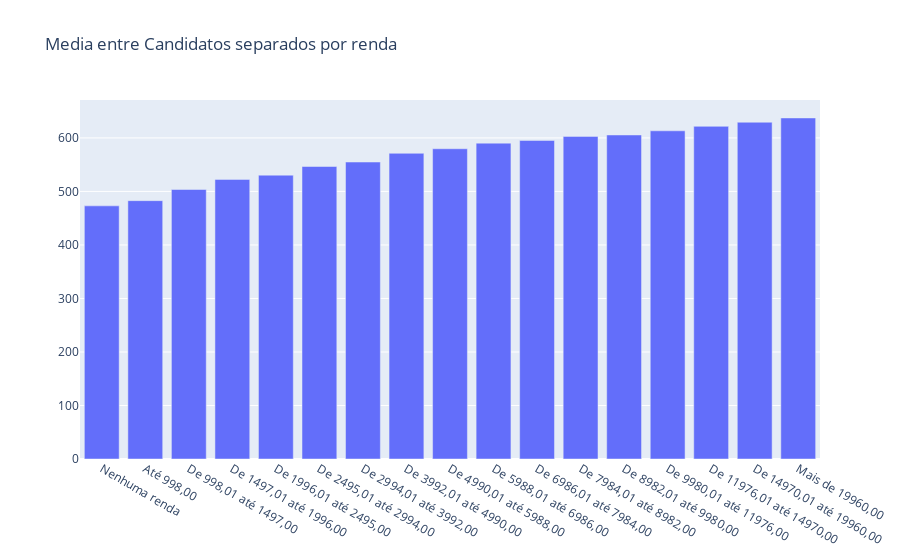

Source (notebook cell):
### Code cell
trace_renda = go.Bar(x = df_renda.index,
                    y = df_renda['Media'])
data_renda = [trace_renda]
layout_renda = go.Layout(title = 'Media entre Candidatos separados por renda')
fig_renda = go.Figure(data = data_renda, layout = layout_renda)
py.iplot(fig_renda)

### Figure 1 — Plotly figure (JSON) as saved in the notebook; plotly's stock layout.template omitted (floating-point values rounded to 4 significant figures)
{"data": [{"type": "bar", "x": ["Nenhuma renda", "Até 998,00", "De 998,01 até 1497,00", "De 1497,01 até 1996,00", "De 1996,01 até 2495,00", "De 2495,01 até 2994,00", "De 2994,01 até 3992,00", "De 3992,01 até 4990,00", "De 4990,01 até 5988,00", "De 5988,01 até 6986,00", "De 6986,01 até 7984,00", "De 7984,01 até 8982,00", "De 8982,01 até 9980,00", "De 9980,01 até 11976,00", "De 11976,01 até 14970,00", "De 14970,01 até 19960,00", "Mais de 19960,00"], "y": [473.0, 482.8, 503.6, 522.5, 530.4, 546.6, 554.9, 571.3, 579.7, 590.3, 595.3, 602.9, 605.5, 613.3, 621.6, 629.3, 637.3]}], "layout": {"title": {"text": "Media entre Candidatos separados por renda"}}}
